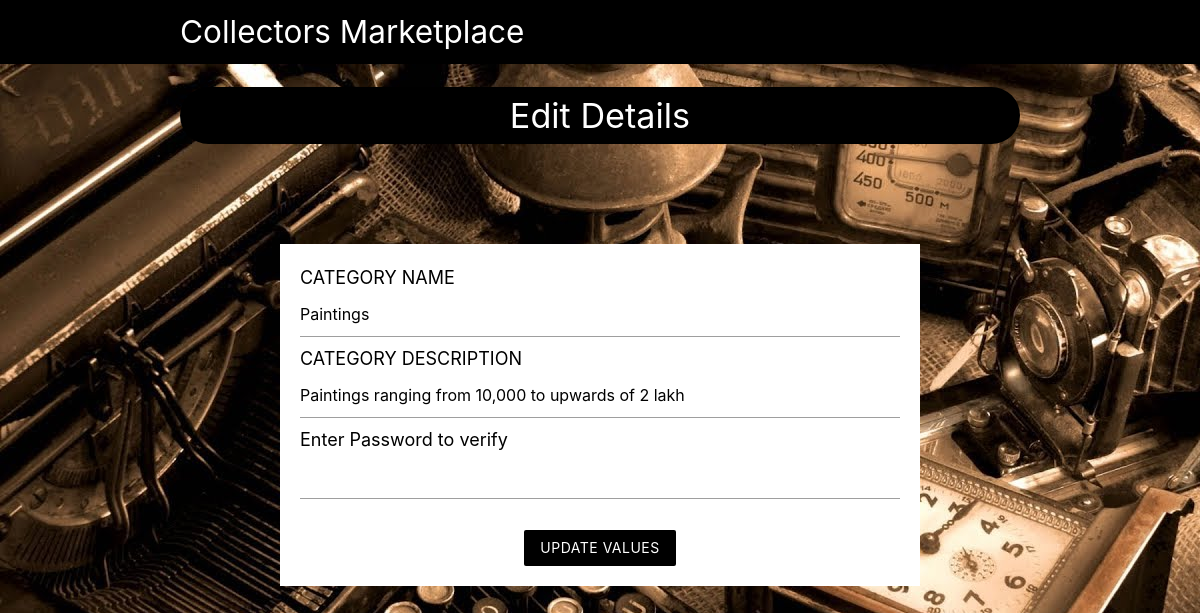
/admin/cat_edit.php?cat_id=300 (signed in), run on the app's committed database.
### tables this page shows
CREATE TABLE `category` (
  `cat_id` int(5) NOT NULL,
  `cat_name` varchar(255) NOT NULL,
  `cat_image` varchar(255) NOT NULL,
  `cat_status` tinyint(4) NOT NULL DEFAULT 1,
  `cat_description` text NOT NULL
);

### admin/cat_edit.php (the view, shortened to what this page needs)
<?php
    include("../templates/database_conn.php");
    if(isset($_GET['cat_id'])){
        $c=$_GET['cat_id'];
        $sql= "SELECT * FROM `category` WHERE `cat_id`='$c'";
        $res=mysqli_query($con,$sql);
        $category=mysqli_fetch_array($res,MYSQLI_ASSOC);
        $catname=$category['cat_name'];
        $catdesc=$category['cat_description'];
    }
?>
<!DOCTYPE html>
<html lang="en">
<head>
    <link rel="stylesheet" href="https://cdnjs.cloudflare.com/ajax/libs/materialize/1.0.0/css/materialize.min.css">
</head>
<body>
<nav class="black z-depth-0">
		<div class ="container">
			<a href="admin_categories.php" class="brand-logo brand-text">Collectors Marketplace</a>
		</div>
</nav>
<section class="container grey-text" >
        <h4 class="center white-text" style="background-color:black; border-radius:30px; padding:10px;">
        Edit Details
        </h4>
    <form class="white" method="POST" enctype="multipart/form-data">
     <label style="font-size:18px; color:black;">CATEGORY NAME</label>
     <input type="text" name="categoryname" value='<?php echo $catname?>' required>
     <label style="font-size:18px; color:black;">CATEGORY DESCRIPTION</label>
     <input type="text" name="cat_description" value='<?php echo $catdesc?>' required>
     <label style="font-size:18px; color:black;">Enter Password to verify</label>
     <input type="password" name="password" value='' required>
     <br>
     <div class="center">
         <input type="submit" name="submit" value="Update values" class="btn brand z-depth-0" style="background-color:black;"></input>
     </div>
    </form>
    </section>
</body>
</html>

### admin/cat_edit.php (style rules this page uses)
form { max-width: 800px; margin: 100px; padding: 20px; }
body { background-image: url('../templates/images/bg_theme.jpg'); }

### data on the page
category: categoryname "Paintings", cat_description "Paintings ranging from 10,000 to upwards of 2 lakh"
